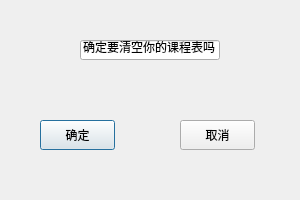
<?xml version="1.0" encoding="UTF-8"?>
<ui version="4.0">
 <class>TimetableClear</class>
 <widget class="QDialog" name="TimetableClear">
  <property name="geometry">
   <rect>
    <x>0</x>
    <y>0</y>
    <width>300</width>
    <height>200</height>
   </rect>
  </property>
  <property name="windowTitle">
   <string>清空</string>
  </property>
  <widget class="QLineEdit" name="lineEdit">
   <property name="geometry">
    <rect>
     <x>80</x>
     <y>40</y>
     <width>140</width>
     <height>20</height>
    </rect>
   </property>
   <property name="text">
    <string>确定要清空你的课程表吗</string>
   </property>
   <property name="alignment">
    <set>Qt::AlignmentFlag::AlignCenter</set>
   </property>
  </widget>
  <widget class="QPushButton" name="confirm">
   <property name="geometry">
    <rect>
     <x>40</x>
     <y>120</y>
     <width>75</width>
     <height>30</height>
    </rect>
   </property>
   <property name="text">
    <string>确定</string>
   </property>
  </widget>
  <widget class="QPushButton" name="cancel">
   <property name="geometry">
    <rect>
     <x>180</x>
     <y>120</y>
     <width>75</width>
     <height>30</height>
    </rect>
   </property>
   <property name="text">
    <string>取消</string>
   </property>
  </widget>
 </widget>
 <resources/>
 <connections>
  <connection>
   <sender>confirm</sender>
   <signal>clicked()</signal>
   <receiver>TimetableClear</receiver>
   <slot>accept()</slot>
   <hints>
    <hint type="sourcelabel">
     <x>84</x>
     <y>135</y>
    </hint>
    <hint type="destinationlabel">
     <x>124</x>
     <y>104</y>
    </hint>
   </hints>
  </connection>
  <connection>
   <sender>cancel</sender>
   <signal>clicked()</signal>
   <receiver>TimetableClear</receiver>
   <slot>reject()</slot>
   <hints>
    <hint type="sourcelabel">
     <x>229</x>
     <y>128</y>
    </hint>
    <hint type="destinationlabel">
     <x>267</x>
     <y>103</y>
    </hint>
   </hints>
  </connection>
 </connections>
</ui>
